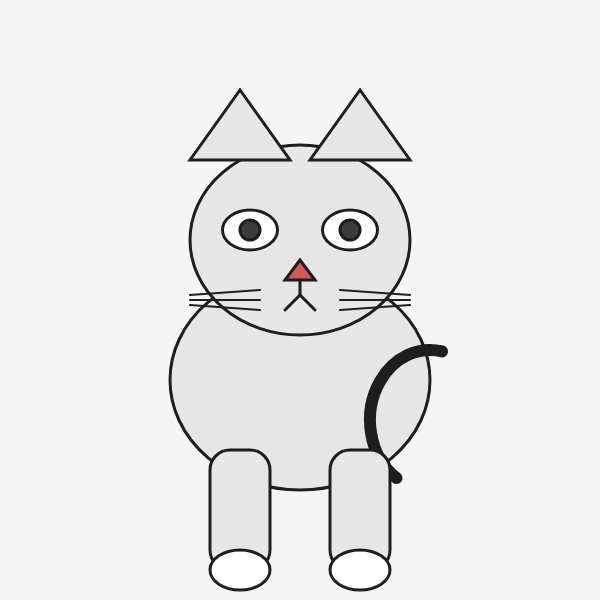
Frame 1 (no input)
Frame 2 (the mouse pressed at the canvas centre, redrawn once): identical to frame 1, image omitted

The p5.js sketch that drew this single still picture (run headless with seeded random() and noise() and a simulated clock; the mouse was pressed at the canvas centre and the sketch redrawn once):

// p5.js sketch
// ── sketch.js
function setup() {
  createCanvas(600, 600);
  angleMode(DEGREES);
  noLoop();
}

function draw() {
  background(245);

  translate(width / 2, height / 2);

  fill(230);
  stroke(30);
  strokeWeight(3);
  ellipse(0, 80, 260, 220);

  fill(230);
  stroke(30);
  strokeWeight(3);
  ellipse(0, -60, 220, 190);

  

fill(230);
stroke(30);
strokeWeight(3);

triangle(-110, -140, -60, -210, -10, -140);

triangle(110, -140, 60, -210, 10, -140);


  fill(255);
  stroke(30);
  strokeWeight(3);
  ellipse(-50, -70, 55, 40);
  ellipse(50, -70, 55, 40);

  fill(60);
  ellipse(-50, -70, 20, 20);
  ellipse(50, -70, 20, 20);

  fill(210, 90, 90);
  stroke(30);
  strokeWeight(3);
  triangle(0, -40, -15, -20, 15, -20);

  stroke(30);
  strokeWeight(3);
  line(0, -20, 0, -5);
  line(0, -5, 15, 10);
  line(0, -5, -15, 10);

  stroke(30);
  strokeWeight(2);
  line(-40, -10, -110, -5);
  line(-40, 0, -110, 0);
  line(-40, 10, -110, 5);
  line(40, -10, 110, -5);
  line(40, 0, 110, 0);
  line(40, 10, 110, 5);

  stroke(30);
  strokeWeight(12);
  noFill();
  arc(130, 120, 120, 140, 120, 280);

  push();
  fill(230);
  stroke(30);
  strokeWeight(3);
  rect(-90, 150, 60, 120, 20);
  rect(30, 150, 60, 120, 20);

  fill(255);
  stroke(30);
  strokeWeight(3);
  ellipse(-60, 270, 60, 40);
  ellipse(60, 270, 60, 40);
}
